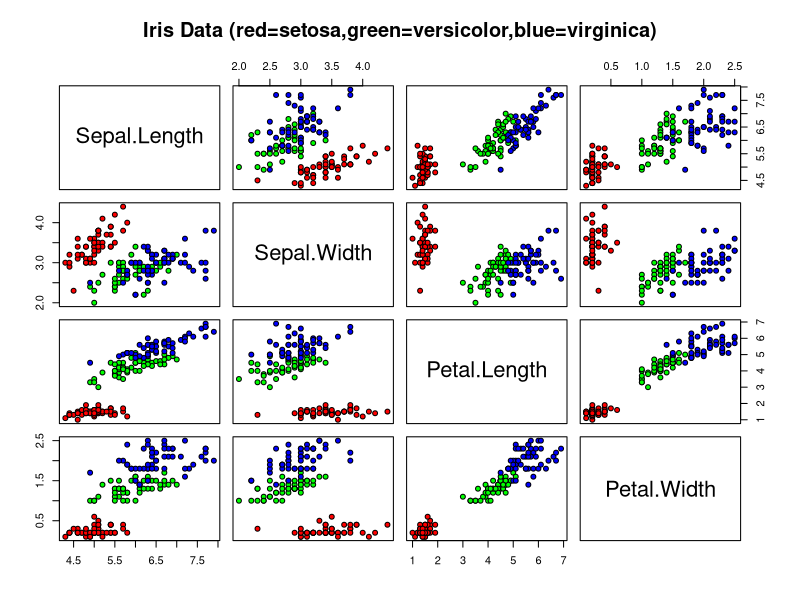

Write the R code that produced this figure.
# install.packages("e1071")
require(e1071)

summary(iris)

pairs(iris[1:4], main = "Iris Data (red=setosa,green=versicolor,blue=virginica)",
 	 pch = 21, bg = c("red", "green", "blue")[unclass(iris$Species)])

iris.bayes <- naiveBayes(iris[,1:4], iris[,5])

table(predict(iris.bayes, iris[,-5]), iris[,5], dnn=list('predicted','actual'))
# result :
#             actual
# predicted    setosa versicolor virginica
#   setosa         50          0         0
#   versicolor      0         47         3
#   virginica       0          3        47
